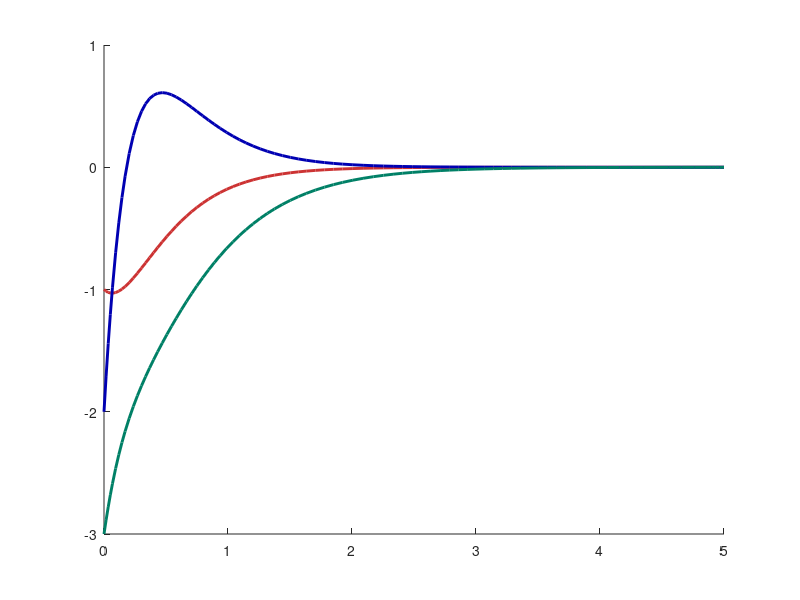

Write MATLAB code to recreate this figure. (Note: this script raises an error after producing the figure.)
clc; clear;

A = [-1 1 ; 1 -1]

B = [0 ; 1]

eig(A)

gamma = [-3; -4]

K = acker(A, B, gamma)

eig(A-B*K)




x0 = [-1; -2; -3];
t = [0 5];

% u = x1*x3 - K(1)*x1 - K(2)*x2
nonlinear_sys = @(t, x) [
    -x(1) + x(2);
    x(1)*(1 - K(1)) - x(2)*(1+K(2));
    x(1) + x(1)*x(2) - 2*x(3)
];

[t, X] = ode45(nonlinear_sys, t, x0);




addpath('/home/eva/Documents/ITMO/3_course/TAU/config');

colors = [
    0.8, 0.2, 0.2; 
    0, 0, 0.7; 
     0, 0.5, 0.4; 
    0.85, 0.65, 0.0];

% x
plotX = figure('Color', 'white', 'Position', [100, 100, 900, 350]); hold on;

x_data = {X(:,1), X(:,2), X(:,3)};
x_labels = {'$x_1(t)$', '$x_2(t)$', '$x_3(t)$'};
styles = {'-', '-', '-'};

for i = 1:length(x_data)
    plot(t, x_data{i}, ...
        'LineStyle',  styles{i}, 'DisplayName', x_labels{i}, ...
        'Color',      colors(i,:), 'LineWidth',  2.1);
end


setPlotStyle(gca);
legend('Interpreter', 'latex', 'FontSize', 15, 'NumColumns', 1, 'Location','best');
xlabel('$t$', 'Interpreter', 'latex', 'FontSize', 15); 
ylabel('$x(t)$', 'Interpreter', 'latex', 'FontSize', 15); 


fname_x = sprintf('../report/images/x_sys_2.pdf');
exportgraphics(plotX, fname_x, 'ContentType', 'vector');
